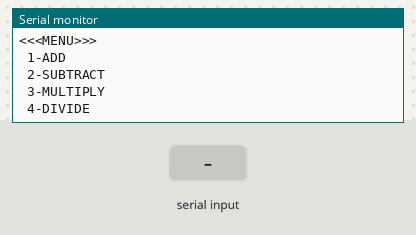
Recording of a sketch running on a simulated Arduino Uno, built with avr-gcc and run on an emulated ATmega328P. Parts: the last lines printed to the serial monitor. The test bench sets the inputs (shaded band).

Above: at 1.2 s.
1.3 s: "1" received over Serial
At 2.4 s:
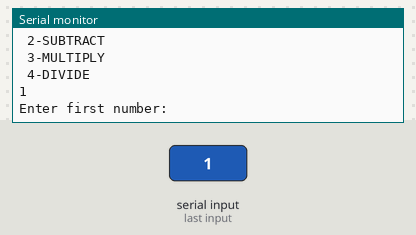
2.8 s: "2" received over Serial
At 4.3 s:
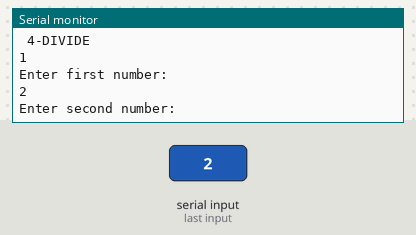
5.3 s: "3" received over Serial
At 6.9 s:
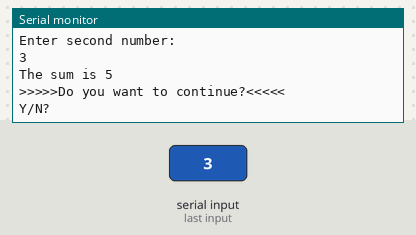
7.8 s: "4" received over Serial
At 9.0 s:
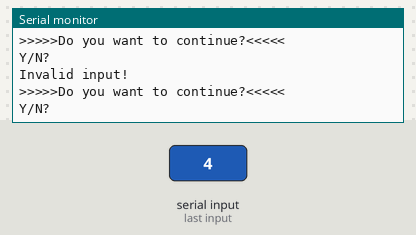
9.3 s: "y90\n" received over Serial
At 10.6 s:
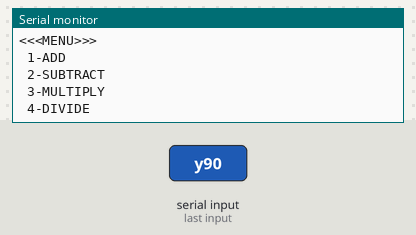
10.9 s: "90,45\n" received over Serial
At 13.0 s:
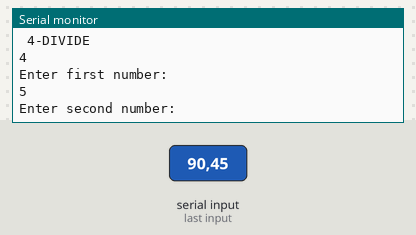
Timing chart, 0 to 13.5 s (numbered marks = the images above; inputs shaded):
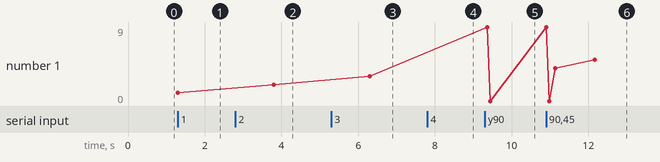

Measured:
- after the input at 1.3 s, the serial monitor: prints a new line at once (image 1)
- after the input at 2.8 s, the serial monitor: prints a new line after 1.0 s (image 2)
- after the input at 5.3 s, the serial monitor: prints a new line after 1.0 s (image 3)
- after the input at 7.8 s, the serial monitor: prints a new line at once (image 4)
- after the input at 9.3 s, the serial monitor: prints a new line at once (image 5)
- after the input at 10.9 s, the serial monitor: prints a new line after 0.16 s (image 6)
- plotted number 1: 2 → 3 after the input at 5.3 s, 3 → 0 after the input at 9.3 s, 0 → 5 after the input at 10.9 s

The sketch:

_2.ino
```cpp
char hey;
int first;
int second;
String one;
unsigned long sum;
long difference;
unsigned long product;
unsigned long quotient;

void menu(){
  Serial.print("<<<MENU>>> \n 1-ADD \n 2-SUBTRACT \n 3-MULTIPLY \n 4-DIVIDE \n\n");
}
int ferst(){
  Serial.println("Enter first number:");
  Serial.flush(); //flush all previous received and transmitted data
  while(!Serial.available()) ;
    one = Serial.readString();
       int fone = one.toInt();
       Serial.println(fone);
    return fone;
  }
int sekend(){
  Serial.println("Enter second number:");
  Serial.flush(); //flush all previous received and transmitted data
  while(!Serial.available()) ;
    one = Serial.readString();
    int fone = one.toInt();
     Serial.println(fone);
    return fone;
  }
void cont(){
  Serial.println(">>>>>Do you want to continue?<<<<<\nY/N?\n");
  Serial.flush(); //flush all previous received and transmitted data
  while(!Serial.available());
  char con = Serial.read();
  switch(con){
    case 'y':
    menu();
    break;
    case 'n':
    for(int x=0;x<20;x++){
      Serial.println();
      }
    break;
    default:
    Serial.println("Invalid input!");
    cont();
    break;
    }
  }

void setup() {
  // put your setup code here, to run once:
  Serial.begin(9600);
  menu();
}

void loop() {
  // put your main code here, to run repeatedly:

  if(Serial.available()>0)
 { hey = Serial.read();
  Serial.println(hey);
  switch(hey){
    case '1':
    first =ferst();
    second = sekend();
    sum = first + second;
    Serial.print("The sum is ");
    Serial.println(sum);
    Serial.println();
    cont();
    break;
    case '2':
    first =ferst();
    second = sekend();
    difference = first-second;
    Serial.print("The difference is ");
    Serial.println(difference);
    Serial.println();
    cont();
    break;
    case '3':
    first =ferst();
    second = sekend();
    product = first*second;
    Serial.print("The product is ");
    Serial.println(product);
    Serial.println();
    cont();
    break;
    case'4':
    first =ferst();
    second = sekend();
    quotient = first/second;
    Serial.print("The quotient is ");
    Serial.println(quotient);
    Serial.println();
    cont();
    break;
    default:
    Serial.println("INVALID INPUT!");
    menu();
    break;
    }
  }
}
```
